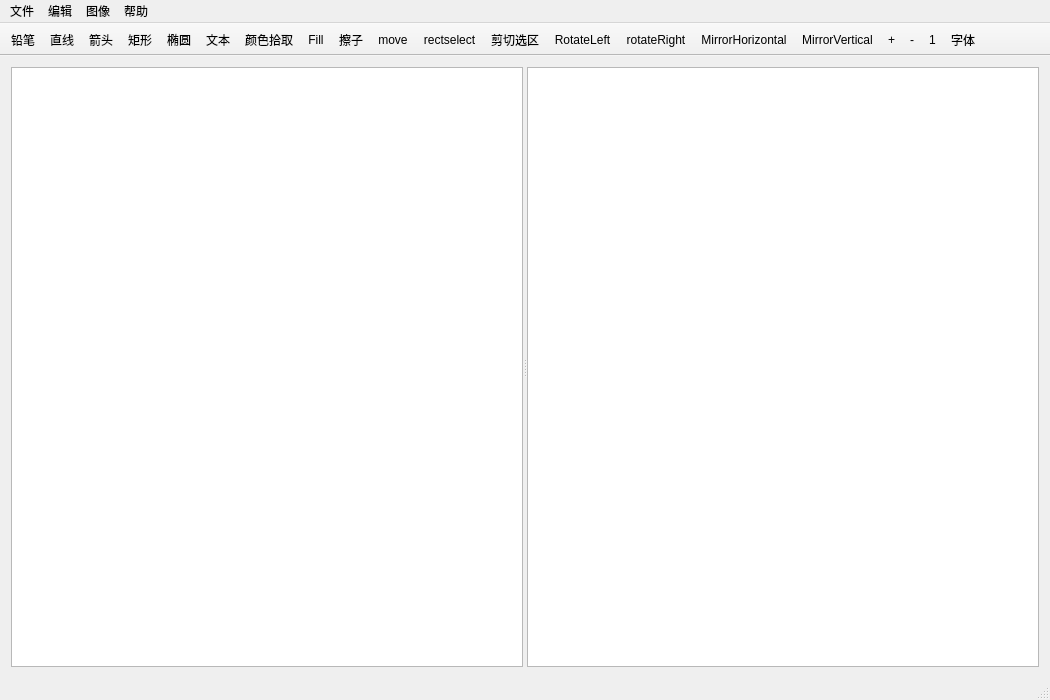
<?xml version="1.0" encoding="UTF-8"?>
<ui version="4.0">
 <class>MainWindow</class>
 <widget class="QMainWindow" name="MainWindow">
  <property name="geometry">
   <rect>
    <x>0</x>
    <y>0</y>
    <width>1050</width>
    <height>700</height>
   </rect>
  </property>
  <property name="acceptDrops">
   <bool>true</bool>
  </property>
  <property name="windowTitle">
   <string>海天鹰画图2</string>
  </property>
  <property name="windowIcon">
   <iconset resource="res.qrc">
    <normaloff>:/HTYPaint2.png</normaloff>:/HTYPaint2.png</iconset>
  </property>
  <widget class="QWidget" name="centralWidget">
   <layout class="QVBoxLayout" name="verticalLayout">
    <item>
     <widget class="QSplitter" name="splitter">
      <property name="orientation">
       <enum>Qt::Horizontal</enum>
      </property>
      <widget class="QGraphicsView" name="graphicsView">
       <property name="renderHints">
        <set>QPainter::Antialiasing|QPainter::HighQualityAntialiasing|QPainter::SmoothPixmapTransform|QPainter::TextAntialiasing</set>
       </property>
      </widget>
      <widget class="QListWidget" name="listWidget"/>
     </widget>
    </item>
   </layout>
  </widget>
  <widget class="QMenuBar" name="menuBar">
   <property name="geometry">
    <rect>
     <x>0</x>
     <y>0</y>
     <width>1050</width>
     <height>26</height>
    </rect>
   </property>
   <widget class="QMenu" name="menu_file">
    <property name="title">
     <string>文件</string>
    </property>
    <addaction name="action_new"/>
    <addaction name="action_open"/>
    <addaction name="action_import"/>
    <addaction name="action_save"/>
    <addaction name="action_saveas"/>
    <addaction name="action_quit"/>
   </widget>
   <widget class="QMenu" name="menu_edit">
    <property name="title">
     <string>编辑</string>
    </property>
    <addaction name="action_undo"/>
    <addaction name="action_redo"/>
    <addaction name="action_copy"/>
    <addaction name="action_cut"/>
    <addaction name="action_paste"/>
    <addaction name="action_selectAll"/>
    <addaction name="action_delete"/>
    <addaction name="action_createGroup"/>
    <addaction name="action_destroyGroup"/>
    <addaction name="action_layerTop"/>
    <addaction name="action_layerBottom"/>
   </widget>
   <widget class="QMenu" name="menu_image">
    <property name="title">
     <string>图像</string>
    </property>
    <addaction name="action_flip"/>
    <addaction name="action_extrude"/>
    <addaction name="action_property"/>
    <addaction name="action_setWallpaper"/>
    <addaction name="action_zoomin_item"/>
    <addaction name="action_zoomout_item"/>
    <addaction name="action_zoom1_item"/>
    <addaction name="action_opacity"/>
    <addaction name="action_mosaic"/>
   </widget>
   <widget class="QMenu" name="menu_about">
    <property name="title">
     <string>帮助</string>
    </property>
    <addaction name="action_help"/>
    <addaction name="action_changelog"/>
    <addaction name="action_aboutQt"/>
    <addaction name="action_about"/>
   </widget>
   <addaction name="menu_file"/>
   <addaction name="menu_edit"/>
   <addaction name="menu_image"/>
   <addaction name="menu_about"/>
  </widget>
  <widget class="QToolBar" name="mainToolBar">
   <property name="movable">
    <bool>false</bool>
   </property>
   <attribute name="toolBarArea">
    <enum>TopToolBarArea</enum>
   </attribute>
   <attribute name="toolBarBreak">
    <bool>false</bool>
   </attribute>
   <addaction name="actionPencil"/>
   <addaction name="actionLine"/>
   <addaction name="actionArrow"/>
   <addaction name="actionRect"/>
   <addaction name="actionEllipse"/>
   <addaction name="actionText"/>
   <addaction name="actionColorPicker"/>
   <addaction name="actionFill"/>
   <addaction name="actionErase"/>
   <addaction name="actionMove"/>
   <addaction name="actionRectSelect"/>
   <addaction name="actionCutSelect"/>
   <addaction name="actionRotateLeft"/>
   <addaction name="actionRotateRight"/>
   <addaction name="actionMirrorHorizontal"/>
   <addaction name="actionMirrorVertical"/>
   <addaction name="actionZoomin"/>
   <addaction name="actionZoomout"/>
   <addaction name="actionZoom1"/>
   <addaction name="actionFont"/>
  </widget>
  <widget class="QStatusBar" name="statusBar"/>
  <action name="action_open">
   <property name="icon">
    <iconset theme="document-open">
     <normaloff>.</normaloff>.</iconset>
   </property>
   <property name="text">
    <string>打开</string>
   </property>
   <property name="shortcut">
    <string>Ctrl+O</string>
   </property>
  </action>
  <action name="action_save">
   <property name="icon">
    <iconset theme="document-save">
     <normaloff>.</normaloff>.</iconset>
   </property>
   <property name="text">
    <string>保存</string>
   </property>
   <property name="shortcut">
    <string>Ctrl+S</string>
   </property>
  </action>
  <action name="action_saveas">
   <property name="icon">
    <iconset theme="document-save-as">
     <normaloff>.</normaloff>.</iconset>
   </property>
   <property name="text">
    <string>另存为</string>
   </property>
   <property name="shortcut">
    <string>Ctrl+Shift+S</string>
   </property>
  </action>
  <action name="action_quit">
   <property name="icon">
    <iconset theme="application-exit">
     <normaloff>.</normaloff>.</iconset>
   </property>
   <property name="text">
    <string>退出</string>
   </property>
   <property name="shortcut">
    <string>Ctrl+Q</string>
   </property>
  </action>
  <action name="action_undo">
   <property name="icon">
    <iconset theme="edit-undo">
     <normaloff>.</normaloff>.</iconset>
   </property>
   <property name="text">
    <string>撤销</string>
   </property>
   <property name="shortcut">
    <string>Ctrl+Z</string>
   </property>
  </action>
  <action name="action_redo">
   <property name="icon">
    <iconset theme="edit-redo">
     <normaloff>.</normaloff>.</iconset>
   </property>
   <property name="text">
    <string>重做</string>
   </property>
   <property name="shortcut">
    <string>Ctrl+Y</string>
   </property>
  </action>
  <action name="action_copy">
   <property name="icon">
    <iconset theme="edit-copy">
     <normaloff>.</normaloff>.</iconset>
   </property>
   <property name="text">
    <string>复制</string>
   </property>
   <property name="shortcut">
    <string>Ctrl+C</string>
   </property>
  </action>
  <action name="action_cut">
   <property name="icon">
    <iconset theme="edit-cut">
     <normaloff>.</normaloff>.</iconset>
   </property>
   <property name="text">
    <string>剪切</string>
   </property>
   <property name="shortcut">
    <string>Ctrl+X</string>
   </property>
  </action>
  <action name="action_paste">
   <property name="icon">
    <iconset theme="edit-paste">
     <normaloff>.</normaloff>.</iconset>
   </property>
   <property name="text">
    <string>粘贴</string>
   </property>
   <property name="shortcut">
    <string>Ctrl+V</string>
   </property>
  </action>
  <action name="action_selectAll">
   <property name="icon">
    <iconset theme="edit-select-all">
     <normaloff>.</normaloff>.</iconset>
   </property>
   <property name="text">
    <string>全选</string>
   </property>
   <property name="shortcut">
    <string>Ctrl+A</string>
   </property>
  </action>
  <action name="action_delete">
   <property name="icon">
    <iconset theme="edit-delete">
     <normaloff>.</normaloff>.</iconset>
   </property>
   <property name="text">
    <string>删除</string>
   </property>
   <property name="shortcut">
    <string>Del</string>
   </property>
  </action>
  <action name="action_flip">
   <property name="text">
    <string>翻转/旋转</string>
   </property>
   <property name="toolTip">
    <string>翻转/旋转</string>
   </property>
   <property name="shortcut">
    <string>Ctrl+R</string>
   </property>
  </action>
  <action name="action_extrude">
   <property name="text">
    <string>拉伸/扭曲</string>
   </property>
   <property name="toolTip">
    <string>拉伸/扭曲</string>
   </property>
   <property name="shortcut">
    <string>Ctrl+W</string>
   </property>
  </action>
  <action name="action_property">
   <property name="icon">
    <iconset theme="document-properties">
     <normaloff>.</normaloff>.</iconset>
   </property>
   <property name="text">
    <string>属性</string>
   </property>
   <property name="shortcut">
    <string>Ctrl+E</string>
   </property>
  </action>
  <action name="action_setWallpaper">
   <property name="icon">
    <iconset theme="computer">
     <normaloff>.</normaloff>.</iconset>
   </property>
   <property name="text">
    <string>设为壁纸</string>
   </property>
  </action>
  <action name="action_help">
   <property name="icon">
    <iconset theme="help-contents">
     <normaloff>.</normaloff>.</iconset>
   </property>
   <property name="text">
    <string>帮助</string>
   </property>
   <property name="shortcut">
    <string>F1</string>
   </property>
  </action>
  <action name="action_changelog">
   <property name="icon">
    <iconset theme="help-faq">
     <normaloff>.</normaloff>.</iconset>
   </property>
   <property name="text">
    <string>更新日志</string>
   </property>
  </action>
  <action name="action_about">
   <property name="icon">
    <iconset theme="help-about">
     <normaloff>.</normaloff>.</iconset>
   </property>
   <property name="text">
    <string>关于</string>
   </property>
  </action>
  <action name="action_new">
   <property name="icon">
    <iconset theme="document-new">
     <normaloff>.</normaloff>.</iconset>
   </property>
   <property name="text">
    <string>新建</string>
   </property>
   <property name="shortcut">
    <string>Ctrl+N</string>
   </property>
  </action>
  <action name="actionPencil">
   <property name="checkable">
    <bool>true</bool>
   </property>
   <property name="checked">
    <bool>false</bool>
   </property>
   <property name="enabled">
    <bool>true</bool>
   </property>
   <property name="icon">
    <iconset resource="res.qrc">
     <normaloff>:/images/pencil.png</normaloff>:/images/pencil.png</iconset>
   </property>
   <property name="text">
    <string>铅笔</string>
   </property>
   <property name="toolTip">
    <string>铅笔</string>
   </property>
  </action>
  <action name="actionLine">
   <property name="checkable">
    <bool>true</bool>
   </property>
   <property name="icon">
    <iconset resource="res.qrc">
     <normaloff>:/images/line.png</normaloff>:/images/line.png</iconset>
   </property>
   <property name="text">
    <string>直线</string>
   </property>
   <property name="toolTip">
    <string>直线</string>
   </property>
  </action>
  <action name="actionEllipse">
   <property name="checkable">
    <bool>true</bool>
   </property>
   <property name="icon">
    <iconset resource="res.qrc">
     <normaloff>:/images/ellipse.png</normaloff>:/images/ellipse.png</iconset>
   </property>
   <property name="text">
    <string>椭圆</string>
   </property>
   <property name="toolTip">
    <string>椭圆</string>
   </property>
  </action>
  <action name="actionRect">
   <property name="checkable">
    <bool>true</bool>
   </property>
   <property name="icon">
    <iconset resource="res.qrc">
     <normaloff>:/images/rect.png</normaloff>:/images/rect.png</iconset>
   </property>
   <property name="text">
    <string>矩形</string>
   </property>
   <property name="toolTip">
    <string>矩形</string>
   </property>
  </action>
  <action name="actionText">
   <property name="checkable">
    <bool>true</bool>
   </property>
   <property name="icon">
    <iconset theme="format-text-bold" resource="res.qrc">
     <normaloff>:/images/text.png</normaloff>:/images/text.png</iconset>
   </property>
   <property name="text">
    <string>文本</string>
   </property>
   <property name="toolTip">
    <string>文本</string>
   </property>
  </action>
  <action name="actionErase">
   <property name="checkable">
    <bool>true</bool>
   </property>
   <property name="icon">
    <iconset resource="res.qrc">
     <normaloff>:/images/eraser.png</normaloff>:/images/eraser.png</iconset>
   </property>
   <property name="text">
    <string>擦子</string>
   </property>
   <property name="toolTip">
    <string>擦子</string>
   </property>
  </action>
  <action name="actionMove">
   <property name="checkable">
    <bool>true</bool>
   </property>
   <property name="icon">
    <iconset resource="res.qrc">
     <normaloff>:/images/move.png</normaloff>:/images/move.png</iconset>
   </property>
   <property name="text">
    <string>move</string>
   </property>
   <property name="toolTip">
    <string>移动</string>
   </property>
  </action>
  <action name="actionRectSelect">
   <property name="checkable">
    <bool>true</bool>
   </property>
   <property name="icon">
    <iconset resource="res.qrc">
     <normaloff>:/images/rectselect.png</normaloff>:/images/rectselect.png</iconset>
   </property>
   <property name="text">
    <string>rectselect</string>
   </property>
   <property name="toolTip">
    <string>框选</string>
   </property>
  </action>
  <action name="actionColorFill">
   <property name="checkable">
    <bool>false</bool>
   </property>
   <property name="checked">
    <bool>false</bool>
   </property>
   <property name="text">
    <string>■</string>
   </property>
   <property name="toolTip">
    <string>填充</string>
   </property>
   <property name="font">
    <font>
     <pointsize>13</pointsize>
    </font>
   </property>
  </action>
  <action name="actionColorBorder">
   <property name="text">
    <string>□</string>
   </property>
   <property name="toolTip">
    <string>边框</string>
   </property>
   <property name="font">
    <font>
     <pointsize>13</pointsize>
    </font>
   </property>
  </action>
  <action name="actionFont">
   <property name="text">
    <string>字体</string>
   </property>
   <property name="toolTip">
    <string>字体</string>
   </property>
  </action>
  <action name="actionCutSelect">
   <property name="icon">
    <iconset resource="res.qrc">
     <normaloff>:/images/clip.png</normaloff>:/images/clip.png</iconset>
   </property>
   <property name="text">
    <string>剪切选区</string>
   </property>
   <property name="toolTip">
    <string>剪切选区</string>
   </property>
  </action>
  <action name="actionFill">
   <property name="checkable">
    <bool>true</bool>
   </property>
   <property name="icon">
    <iconset resource="res.qrc">
     <normaloff>:/images/fill.png</normaloff>:/images/fill.png</iconset>
   </property>
   <property name="text">
    <string>Fill</string>
   </property>
   <property name="toolTip">
    <string>填充</string>
   </property>
  </action>
  <action name="action_aboutQt">
   <property name="text">
    <string>关于Qt</string>
   </property>
  </action>
  <action name="actionZoomin">
   <property name="icon">
    <iconset theme="zoom-in">
     <normaloff>:/zoomin.png</normaloff>:/zoomin.png</iconset>
   </property>
   <property name="text">
    <string>+</string>
   </property>
   <property name="toolTip">
    <string>放大 +</string>
   </property>
   <property name="shortcut">
    <string>+</string>
   </property>
  </action>
  <action name="actionZoomout">
   <property name="icon">
    <iconset theme="zoom-out">
     <normaloff>:/zoomout.png</normaloff>:/zoomout.png</iconset>
   </property>
   <property name="text">
    <string>-</string>
   </property>
   <property name="toolTip">
    <string>缩小 -</string>
   </property>
   <property name="shortcut">
    <string>-</string>
   </property>
  </action>
  <action name="actionZoom1">
   <property name="icon">
    <iconset theme="zoom-original">
     <normaloff>:/zoom1.png</normaloff>:/zoom1.png</iconset>
   </property>
   <property name="text">
    <string>1</string>
   </property>
   <property name="toolTip">
    <string>原始大小 1</string>
   </property>
   <property name="shortcut">
    <string>1</string>
   </property>
  </action>
  <action name="actionRotateRight">
   <property name="icon">
    <iconset resource="res.qrc">
     <normaloff>:/images/rr.png</normaloff>:/images/rr.png</iconset>
   </property>
   <property name="text">
    <string>rotateRight</string>
   </property>
   <property name="toolTip">
    <string>右转1° R</string>
   </property>
   <property name="shortcut">
    <string>R</string>
   </property>
  </action>
  <action name="actionRotateLeft">
   <property name="icon">
    <iconset resource="res.qrc">
     <normaloff>:/images/rl.png</normaloff>:/images/rl.png</iconset>
   </property>
   <property name="text">
    <string>RotateLeft</string>
   </property>
   <property name="toolTip">
    <string>左转1° L</string>
   </property>
   <property name="shortcut">
    <string>L</string>
   </property>
  </action>
  <action name="actionMirrorHorizontal">
   <property name="icon">
    <iconset resource="res.qrc">
     <normaloff>:/images/MirrorHorizontal.png</normaloff>:/images/MirrorHorizontal.png</iconset>
   </property>
   <property name="text">
    <string>MirrorHorizontal</string>
   </property>
   <property name="toolTip">
    <string>水平镜像</string>
   </property>
  </action>
  <action name="actionMirrorVertical">
   <property name="icon">
    <iconset resource="res.qrc">
     <normaloff>:/images/MirrorVertical.png</normaloff>:/images/MirrorVertical.png</iconset>
   </property>
   <property name="text">
    <string>MirrorVertical</string>
   </property>
   <property name="toolTip">
    <string>垂直镜像</string>
   </property>
  </action>
  <action name="action_zoomin_item">
   <property name="icon">
    <iconset theme="zoom-in">
     <normaloff>.</normaloff>.</iconset>
   </property>
   <property name="text">
    <string>放大</string>
   </property>
   <property name="shortcut">
    <string>Ctrl++</string>
   </property>
  </action>
  <action name="action_zoomout_item">
   <property name="icon">
    <iconset theme="zoom-out">
     <normaloff>.</normaloff>.</iconset>
   </property>
   <property name="text">
    <string>缩小</string>
   </property>
   <property name="shortcut">
    <string>Ctrl+-</string>
   </property>
  </action>
  <action name="action_import">
   <property name="text">
    <string>导入图片</string>
   </property>
   <property name="shortcut">
    <string>Ctrl+I</string>
   </property>
  </action>
  <action name="action_zoom1_item">
   <property name="icon">
    <iconset theme="zoom-original">
     <normaloff>.</normaloff>.</iconset>
   </property>
   <property name="text">
    <string>原始大小</string>
   </property>
   <property name="shortcut">
    <string>Ctrl+0</string>
   </property>
  </action>
  <action name="actionColorPicker">
   <property name="checkable">
    <bool>true</bool>
   </property>
   <property name="icon">
    <iconset resource="res.qrc">
     <normaloff>:/images/color_picker.png</normaloff>:/images/color_picker.png</iconset>
   </property>
   <property name="text">
    <string>颜色拾取</string>
   </property>
   <property name="toolTip">
    <string>颜色拾取</string>
   </property>
  </action>
  <action name="actionArrow">
   <property name="checkable">
    <bool>true</bool>
   </property>
   <property name="icon">
    <iconset resource="res.qrc">
     <normaloff>:/images/arrow.png</normaloff>:/images/arrow.png</iconset>
   </property>
   <property name="text">
    <string>箭头</string>
   </property>
   <property name="toolTip">
    <string>箭头</string>
   </property>
  </action>
  <action name="action_opacity">
   <property name="text">
    <string>透明度</string>
   </property>
   <property name="shortcut">
    <string>Ctrl+T</string>
   </property>
  </action>
  <action name="action_mosaic">
   <property name="text">
    <string>马赛克</string>
   </property>
   <property name="shortcut">
    <string>Ctrl+M</string>
   </property>
  </action>
  <action name="action_createGroup">
   <property name="text">
    <string>组群</string>
   </property>
   <property name="shortcut">
    <string>Ctrl+G</string>
   </property>
  </action>
  <action name="action_destroyGroup">
   <property name="text">
    <string>散群</string>
   </property>
   <property name="shortcut">
    <string>Ctrl+B</string>
   </property>
  </action>
  <action name="action_layerTop">
   <property name="text">
    <string>置顶</string>
   </property>
   <property name="shortcut">
    <string>Ctrl+Shift+T</string>
   </property>
  </action>
  <action name="action_layerBottom">
   <property name="text">
    <string>置底</string>
   </property>
   <property name="shortcut">
    <string>Ctrl+Shift+B</string>
   </property>
  </action>
 </widget>
 <layoutdefault spacing="6" margin="11"/>
 <resources>
  <include location="res.qrc"/>
 </resources>
 <connections/>
</ui>
